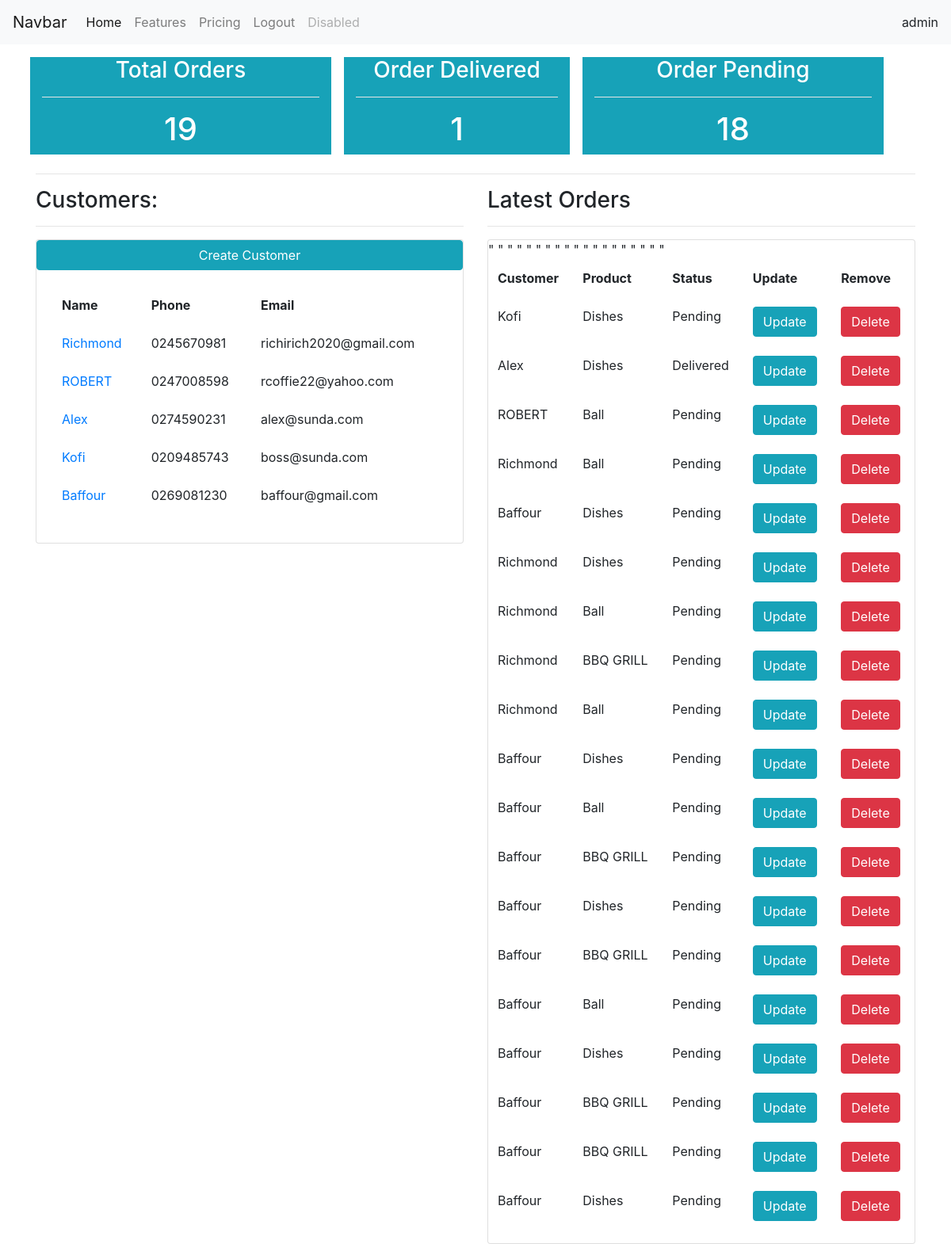
The app's page / (signed in) with its own data.
### crmapp/models.py (models this page shows, shortened)
class Customer(models.Model):
  name = models.CharField(max_length=200)
  phone = models.CharField(max_length=200)
  email = models.CharField(max_length=200)
  date_created= models.DateTimeField(auto_now_add=True)
  def __str__(self):
    return self.name

class Order(models.Model):
  STATUS=(
    ('Pending','Pending'),
    ('Out for delivery','Out for delivery'),
    ('Delivered','Delivered'),
  )
  customer = models.ForeignKey(Customer,null=True, on_delete=models.SET_NULL)
  product = models.ForeignKey(Product,null=True,on_delete=models.SET_NULL)
  date_created = models.DateField(auto_now_add=True)
  status = models.CharField(max_length=200,null=True,choices=STATUS)

class Product(models.Model):
  Category=(
    ('Indoor','Indoor'),
    ('Outdoor','Outdoor'),
  )
  name = models.CharField(max_length=200)
  price = models.FloatField(null=True)
  category = models.CharField(max_length=200, null=True,choices=Category)
  description = models.CharField(max_length=200,null=True,blank=True)
  date_created = models.DateTimeField(auto_now_add=True,null=True)
  tags = models.ManyToManyField(Tag)
  def __str__(self):
    return self.name

### crmapp/views.py (the view)
# urls.py: path('',views.dashboard,name='index'),
@login_required(login_url='login')
def dashboard(request):
  customers = Customer.objects.all()
  orders    = Order.objects.all()
  total_orders = orders.count()
  total_customers = customers.count()
  delivered = orders.filter(status='Delivered').count()
  pending = orders.filter(status='Pending').count()
  context = {'customers':customers,'orders':orders,'total_orders':total_orders,'total_customers':total_customers,'delivered':delivered,'pending':pending}
  return render(request,'accounts/dashboard.html',context)

### crmapp/templates/accounts/dashboard.html
{% extends '../accounts/base.html' %}
{%block content %}
<div class="row mt-2">
  <div class="col-md-4 bg-info m-2">
    <h3 class="text-white text-center">Total Orders</h3>
    <hr class="bg-white">
    <h1 class="text-white text-center">{{ total_orders }}</h1>
  </div>
  <div class="col-md-3 bg-info m-2">
    <h3 class="text-white text-center">Order Delivered</h3>
    <hr class="bg-white">
    <h1 class="text-white text-center">{{ delivered }}</h1>
    </div>
  <div class="col-md-4 bg-info m-2">
    <h3 class="text-white text-center">Order Pending</h3>
    <hr class="bg-white">
    <h1 class="text-white text-center">{{ pending }}</h1>
      </div>
</div>
<hr>
<div class="row">
  <div class="col-md-6">
    <h3>Customers: </h3>
    <hr>
    <div class="card">
      <button type="button" class="btn btn-info btn-block">Create Customer</button>
      <div class="card-body">
        <table class="table table-borderless">
          <thead>
            <tr>
              <th scope="col">Name</th>
              <th scope="col">Phone</th>
              <th scope="col">Email</th>
            </tr>
          </thead>
          <tbody>
            {% for customer in customers %}
            <tr>
              <td> <a href="{% url 'customer' customer.id %}"> {{ customer.name }} </a> </td>
              <td>{{ customer.phone }}</td>
              <td>{{ customer.email }}</td>
            </tr>
            {% endfor %}
          </tbody>
        </table>
      </div>
    </div>
  </div>
  <div class="col-md-6">
    <h3>Latest Orders</h3>
    <hr>
    <div class="card">
        <table class="table table-borderless">
          <thead>
            <tr>
              <th scope="col">Customer</th>
              <th scope="col">Product</th>
              <th scope="col">Status</th>
              <th scope="col">Update</th>
              <th scope="col">Remove</th>
            </tr>
          </thead>
          <tbody>
            {% for order in orders%}
            <tr>
              <td>{{ order.customer }}</td>
              <td>{{ order.product }}</td>
              <td>{{ order.status }}</td>
              <td> <a href="{% url 'update' order.id %}" class="btn btn-info"> Update</a> </td>
              <td> <a href="{% url 'delete' order.id %}" onclick="return confirm('Are you sure you want to delete this user?');" class="btn btn-danger "> Delete </a> </td>"
            </tr>
            {% endfor %}
          </tbody>
        </table>
      </div>
    </div>
  </div>
</div>
{% endblock %}

### crmapp/templates/accounts/base.html (shortened to what this page needs)
<!doctype html>
<html lang="en">
  <head>
    <link rel="stylesheet" href="https://stackpath.bootstrapcdn.com/bootstrap/4.4.1/css/bootstrap.min.css">
  </head>
  <body>
    <nav class="navbar navbar-expand-lg navbar-light bg-light">
      <a class="navbar-brand" href="#">Navbar</a>
      <div class="collapse navbar-collapse" id="navbarNavAltMarkup">
        <div class="navbar-nav">
          <a class="nav-item nav-link active" href="#">Home <span class="sr-only">(current)</span></a>
          <a class="nav-item nav-link" href="#">Features</a>
          <a class="nav-item nav-link" href="#">Pricing</a>
          {% if request.user%}
          <a class="nav-item nav-link" href="{% url 'logout' %}">Logout </a>
          {% endif %}
          <a class="nav-item nav-link disabled" href="#" tabindex="-1" aria-disabled="true">Disabled</a>
        </div>
      </div>
      <span>{{ request.user }}</span>
    </nav>
    <div class="container">
      {% block content %}
      {%endblock %}
  </body>
</html>

### records on screen
Customer: name "Richmond", phone "0245670981", email "richirich2020@gmail.com"
Customer: name "ROBERT", phone "0247008598", email "rcoffie22@yahoo.com"
Customer: name "Alex", phone "0274590231", email "alex@sunda.com"
Customer: name "Kofi", phone "0209485743", email "boss@sunda.com"
Customer: name "Baffour", phone "0269081230", email "baffour@gmail.com"
Order: customer "Kofi", product "Dishes", status "Pending"
Order: customer "Alex", product "Dishes", status "Delivered"
Order: customer "ROBERT", product "Ball", status "Pending"
Order: customer "Richmond", product "Ball", status "Pending"
Order: customer "Baffour", product "Dishes", status "Pending"
Order: customer "Richmond", product "Dishes", status "Pending"
Order: customer "Richmond", product "Ball", status "Pending"
Order: customer "Richmond", product "BBQ GRILL", status "Pending"
Order: customer "Richmond", product "Ball", status "Pending"
Order: customer "Baffour", product "Dishes", status "Pending"
Order: customer "Baffour", product "Ball", status "Pending"
Order: customer "Baffour", product "BBQ GRILL", status "Pending"
Order: customer "Baffour", product "Dishes", status "Pending"
Order: customer "Baffour", product "BBQ GRILL", status "Pending"
Order: customer "Baffour", product "Ball", status "Pending"
Order: customer "Baffour", product "Dishes", status "Pending"
Order: customer "Baffour", product "BBQ GRILL", status "Pending"
Order: customer "Baffour", product "BBQ GRILL", status "Pending"
Order: customer "Baffour", product "Dishes", status "Pending"

### other values on screen
{{ request.user }} "admin"
{{ total_orders }} "19"
{{ delivered }} "1"
{{ pending }} "18"
